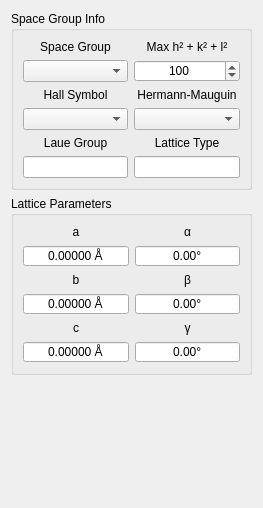
<?xml version="1.0" encoding="UTF-8"?>
<ui version="4.0">
 <class>Widget</class>
 <widget class="QWidget" name="Widget">
  <property name="geometry">
   <rect>
    <x>0</x>
    <y>0</y>
    <width>263</width>
    <height>508</height>
   </rect>
  </property>
  <property name="windowTitle">
   <string>Add Material</string>
  </property>
  <property name="styleSheet">
   <string notr="true">QDoubleSpinBox:disabled {background-color: LightGray;}
</string>
  </property>
  <layout class="QHBoxLayout" name="horizontalLayout_2">
   <item>
    <layout class="QVBoxLayout" name="verticalLayout">
     <item>
      <widget class="QGroupBox" name="space_group_info_group">
       <property name="font">
        <font>
         <weight>50</weight>
         <bold>false</bold>
        </font>
       </property>
       <property name="title">
        <string>Space Group Info</string>
       </property>
       <layout class="QGridLayout" name="gridLayout">
        <item row="4" column="1">
         <widget class="QComboBox" name="hermann_mauguin">
          <property name="enabled">
           <bool>true</bool>
          </property>
          <property name="styleSheet">
           <string notr="true">combobox-popup: 0;</string>
          </property>
          <property name="editable">
           <bool>false</bool>
          </property>
          <property name="maxVisibleItems">
           <number>5</number>
          </property>
         </widget>
        </item>
        <item row="5" column="0">
         <widget class="QLabel" name="label_6">
          <property name="font">
           <font>
            <weight>50</weight>
            <bold>false</bold>
           </font>
          </property>
          <property name="text">
           <string>Laue Group</string>
          </property>
          <property name="alignment">
           <set>Qt::AlignCenter</set>
          </property>
         </widget>
        </item>
        <item row="3" column="0">
         <widget class="QLabel" name="label_5">
          <property name="font">
           <font>
            <weight>50</weight>
            <bold>false</bold>
           </font>
          </property>
          <property name="text">
           <string>Hall Symbol</string>
          </property>
          <property name="alignment">
           <set>Qt::AlignCenter</set>
          </property>
         </widget>
        </item>
        <item row="3" column="1">
         <widget class="QLabel" name="label_4">
          <property name="font">
           <font>
            <weight>50</weight>
            <bold>false</bold>
           </font>
          </property>
          <property name="text">
           <string>Hermann-Mauguin</string>
          </property>
          <property name="alignment">
           <set>Qt::AlignCenter</set>
          </property>
         </widget>
        </item>
        <item row="5" column="1">
         <widget class="QLabel" name="label_2">
          <property name="font">
           <font>
            <weight>50</weight>
            <bold>false</bold>
           </font>
          </property>
          <property name="text">
           <string>Lattice Type</string>
          </property>
          <property name="alignment">
           <set>Qt::AlignCenter</set>
          </property>
         </widget>
        </item>
        <item row="0" column="0">
         <widget class="QLabel" name="label">
          <property name="sizePolicy">
           <sizepolicy hsizetype="Expanding" vsizetype="Minimum">
            <horstretch>0</horstretch>
            <verstretch>0</verstretch>
           </sizepolicy>
          </property>
          <property name="font">
           <font>
            <weight>50</weight>
            <bold>false</bold>
           </font>
          </property>
          <property name="text">
           <string>Space Group</string>
          </property>
          <property name="alignment">
           <set>Qt::AlignCenter</set>
          </property>
         </widget>
        </item>
        <item row="6" column="0">
         <widget class="QLineEdit" name="laue_group">
          <property name="font">
           <font>
            <weight>50</weight>
            <bold>false</bold>
           </font>
          </property>
          <property name="alignment">
           <set>Qt::AlignCenter</set>
          </property>
          <property name="readOnly">
           <bool>true</bool>
          </property>
         </widget>
        </item>
        <item row="6" column="1">
         <widget class="QLineEdit" name="lattice_type">
          <property name="font">
           <font>
            <weight>50</weight>
            <bold>false</bold>
           </font>
          </property>
          <property name="alignment">
           <set>Qt::AlignCenter</set>
          </property>
          <property name="readOnly">
           <bool>true</bool>
          </property>
         </widget>
        </item>
        <item row="0" column="1">
         <widget class="QLabel" name="label_3">
          <property name="font">
           <font>
            <weight>50</weight>
            <bold>false</bold>
           </font>
          </property>
          <property name="text">
           <string>Max h² + k² + l²</string>
          </property>
          <property name="alignment">
           <set>Qt::AlignCenter</set>
          </property>
         </widget>
        </item>
        <item row="4" column="0">
         <widget class="QComboBox" name="hall_symbol">
          <property name="enabled">
           <bool>true</bool>
          </property>
          <property name="styleSheet">
           <string notr="true">combobox-popup: 0;</string>
          </property>
          <property name="editable">
           <bool>false</bool>
          </property>
          <property name="maxVisibleItems">
           <number>5</number>
          </property>
         </widget>
        </item>
        <item row="2" column="0">
         <widget class="QComboBox" name="space_group">
          <property name="enabled">
           <bool>true</bool>
          </property>
          <property name="styleSheet">
           <string notr="true">combobox-popup: 0;</string>
          </property>
          <property name="editable">
           <bool>false</bool>
          </property>
          <property name="maxVisibleItems">
           <number>5</number>
          </property>
         </widget>
        </item>
        <item row="2" column="1">
         <widget class="QSpinBox" name="max_hkl">
          <property name="alignment">
           <set>Qt::AlignCenter</set>
          </property>
          <property name="keyboardTracking">
           <bool>false</bool>
          </property>
          <property name="maximum">
           <number>1000</number>
          </property>
          <property name="value">
           <number>100</number>
          </property>
         </widget>
        </item>
       </layout>
      </widget>
     </item>
     <item>
      <widget class="QGroupBox" name="lattice_parameters_group">
       <property name="font">
        <font>
         <weight>50</weight>
         <bold>false</bold>
        </font>
       </property>
       <property name="title">
        <string>Lattice Parameters</string>
       </property>
       <layout class="QGridLayout" name="gridLayout_2">
        <item row="2" column="3">
         <widget class="QLabel" name="label_11">
          <property name="font">
           <font>
            <weight>50</weight>
            <bold>false</bold>
           </font>
          </property>
          <property name="text">
           <string>b</string>
          </property>
          <property name="alignment">
           <set>Qt::AlignCenter</set>
          </property>
         </widget>
        </item>
        <item row="0" column="5">
         <widget class="QLabel" name="label_13">
          <property name="font">
           <font>
            <weight>50</weight>
            <bold>false</bold>
           </font>
          </property>
          <property name="text">
           <string>α</string>
          </property>
          <property name="alignment">
           <set>Qt::AlignCenter</set>
          </property>
         </widget>
        </item>
        <item row="0" column="3">
         <widget class="QLabel" name="label_10">
          <property name="font">
           <font>
            <weight>50</weight>
            <bold>false</bold>
           </font>
          </property>
          <property name="text">
           <string>a</string>
          </property>
          <property name="alignment">
           <set>Qt::AlignCenter</set>
          </property>
         </widget>
        </item>
        <item row="3" column="5">
         <widget class="QDoubleSpinBox" name="lattice_beta">
          <property name="alignment">
           <set>Qt::AlignCenter</set>
          </property>
          <property name="buttonSymbols">
           <enum>QAbstractSpinBox::NoButtons</enum>
          </property>
          <property name="keyboardTracking">
           <bool>false</bool>
          </property>
          <property name="suffix">
           <string>°</string>
          </property>
          <property name="maximum">
           <double>180.000000000000000</double>
          </property>
         </widget>
        </item>
        <item row="1" column="3">
         <widget class="QDoubleSpinBox" name="lattice_a">
          <property name="alignment">
           <set>Qt::AlignCenter</set>
          </property>
          <property name="buttonSymbols">
           <enum>QAbstractSpinBox::NoButtons</enum>
          </property>
          <property name="keyboardTracking">
           <bool>false</bool>
          </property>
          <property name="suffix">
           <string> Å</string>
          </property>
          <property name="decimals">
           <number>5</number>
          </property>
          <property name="maximum">
           <double>1000.000000000000000</double>
          </property>
         </widget>
        </item>
        <item row="4" column="3">
         <widget class="QLabel" name="label_12">
          <property name="font">
           <font>
            <weight>50</weight>
            <bold>false</bold>
           </font>
          </property>
          <property name="text">
           <string>c</string>
          </property>
          <property name="alignment">
           <set>Qt::AlignCenter</set>
          </property>
         </widget>
        </item>
        <item row="4" column="5">
         <widget class="QLabel" name="label_15">
          <property name="font">
           <font>
            <family>Lucida Grande</family>
            <weight>50</weight>
            <bold>false</bold>
           </font>
          </property>
          <property name="text">
           <string>γ</string>
          </property>
          <property name="alignment">
           <set>Qt::AlignCenter</set>
          </property>
         </widget>
        </item>
        <item row="1" column="5">
         <widget class="QDoubleSpinBox" name="lattice_alpha">
          <property name="alignment">
           <set>Qt::AlignCenter</set>
          </property>
          <property name="buttonSymbols">
           <enum>QAbstractSpinBox::NoButtons</enum>
          </property>
          <property name="keyboardTracking">
           <bool>false</bool>
          </property>
          <property name="suffix">
           <string>°</string>
          </property>
          <property name="maximum">
           <double>180.000000000000000</double>
          </property>
         </widget>
        </item>
        <item row="2" column="5">
         <widget class="QLabel" name="label_14">
          <property name="font">
           <font>
            <weight>50</weight>
            <bold>false</bold>
           </font>
          </property>
          <property name="text">
           <string>β</string>
          </property>
          <property name="alignment">
           <set>Qt::AlignCenter</set>
          </property>
         </widget>
        </item>
        <item row="3" column="3">
         <widget class="QDoubleSpinBox" name="lattice_b">
          <property name="autoFillBackground">
           <bool>true</bool>
          </property>
          <property name="alignment">
           <set>Qt::AlignCenter</set>
          </property>
          <property name="buttonSymbols">
           <enum>QAbstractSpinBox::NoButtons</enum>
          </property>
          <property name="keyboardTracking">
           <bool>false</bool>
          </property>
          <property name="suffix">
           <string> Å</string>
          </property>
          <property name="decimals">
           <number>5</number>
          </property>
          <property name="maximum">
           <double>1000.000000000000000</double>
          </property>
         </widget>
        </item>
        <item row="5" column="3">
         <widget class="QDoubleSpinBox" name="lattice_c">
          <property name="alignment">
           <set>Qt::AlignCenter</set>
          </property>
          <property name="buttonSymbols">
           <enum>QAbstractSpinBox::NoButtons</enum>
          </property>
          <property name="keyboardTracking">
           <bool>false</bool>
          </property>
          <property name="suffix">
           <string> Å</string>
          </property>
          <property name="decimals">
           <number>5</number>
          </property>
          <property name="maximum">
           <double>1000.000000000000000</double>
          </property>
         </widget>
        </item>
        <item row="5" column="5">
         <widget class="QDoubleSpinBox" name="lattice_gamma">
          <property name="alignment">
           <set>Qt::AlignCenter</set>
          </property>
          <property name="buttonSymbols">
           <enum>QAbstractSpinBox::NoButtons</enum>
          </property>
          <property name="keyboardTracking">
           <bool>false</bool>
          </property>
          <property name="suffix">
           <string>°</string>
          </property>
          <property name="maximum">
           <double>180.000000000000000</double>
          </property>
         </widget>
        </item>
       </layout>
      </widget>
     </item>
     <item>
      <spacer name="verticalSpacer">
       <property name="orientation">
        <enum>Qt::Vertical</enum>
       </property>
       <property name="sizeHint" stdset="0">
        <size>
         <width>20</width>
         <height>40</height>
        </size>
       </property>
      </spacer>
     </item>
    </layout>
   </item>
  </layout>
 </widget>
 <tabstops>
  <tabstop>space_group</tabstop>
  <tabstop>max_hkl</tabstop>
  <tabstop>hall_symbol</tabstop>
  <tabstop>hermann_mauguin</tabstop>
  <tabstop>laue_group</tabstop>
  <tabstop>lattice_type</tabstop>
  <tabstop>lattice_a</tabstop>
  <tabstop>lattice_alpha</tabstop>
  <tabstop>lattice_b</tabstop>
  <tabstop>lattice_beta</tabstop>
  <tabstop>lattice_c</tabstop>
  <tabstop>lattice_gamma</tabstop>
 </tabstops>
 <resources/>
 <connections/>
</ui>
